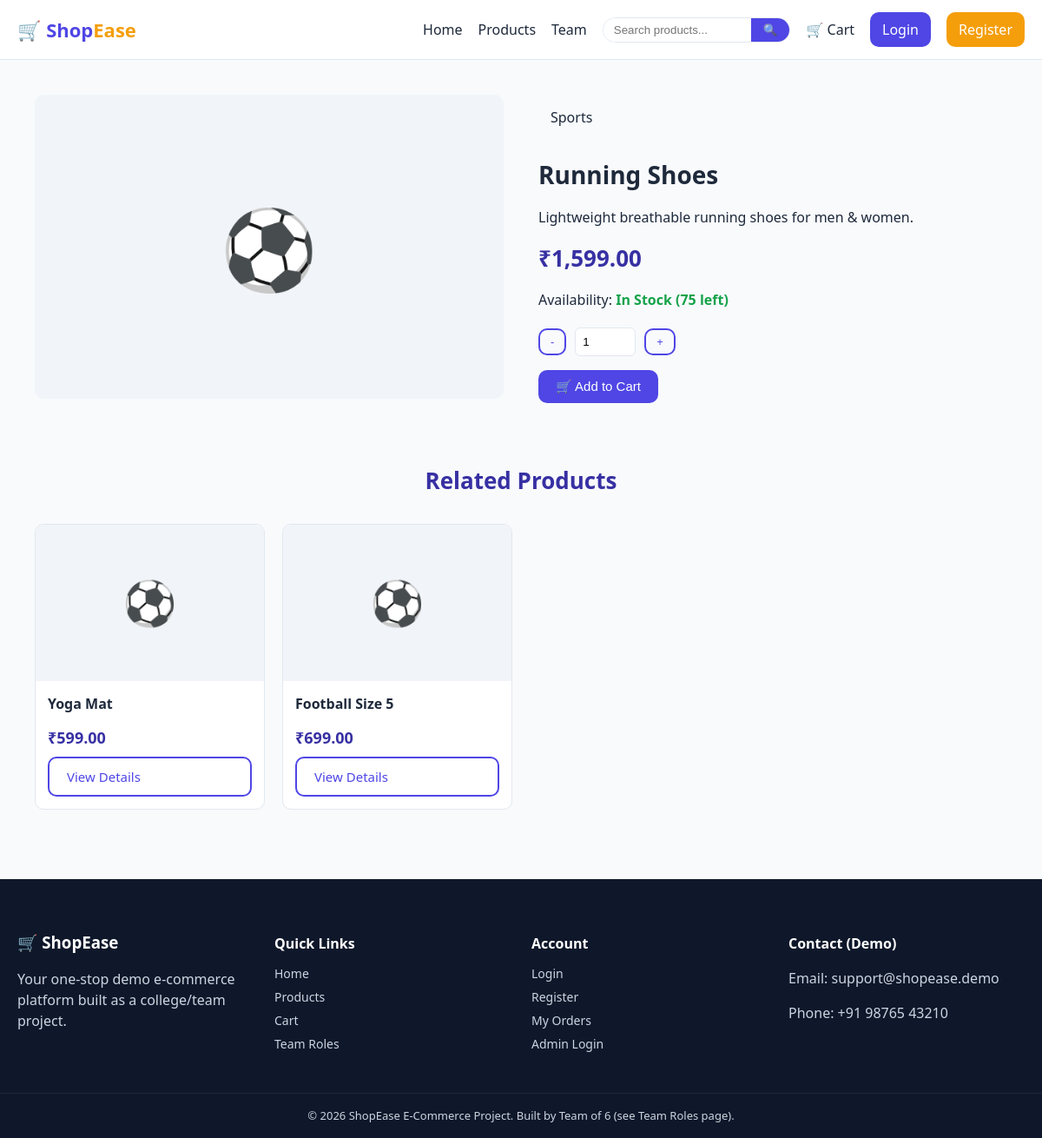
The app's page /product-details.php?id=12 with its own data.
### tables this page shows
CREATE TABLE IF NOT EXISTS products (
    id INT AUTO_INCREMENT PRIMARY KEY,
    name VARCHAR(150) NOT NULL,
    description TEXT,
    price DECIMAL(10,2) NOT NULL,
    image VARCHAR(255) DEFAULT 'no-image.png',
    category_id INT,
    stock INT DEFAULT 100,
    created_at DATETIME DEFAULT CURRENT_TIMESTAMP,
    FOREIGN KEY (category_id) REFERENCES categories(id) ON DELETE SET NULL
);

CREATE TABLE IF NOT EXISTS categories (
    id INT AUTO_INCREMENT PRIMARY KEY,
    name VARCHAR(100) NOT NULL
);

### includes/helpers.php (called while the page is built, shortened)
<?php
function categoryEmoji($category_id) {
    $map = [
        1 => '💻',
        2 => '👕',
        3 => '🍳',
        4 => '📚',
        5 => '⚽',
    ];
    return isset($map[$category_id]) ? $map[$category_id] : '📦';
}
?>

### product-details.php (the view, shortened to what this page needs)
<?php
require_once __DIR__ . '/config/db.php';
require_once __DIR__ . '/includes/helpers.php';
$id = isset($_GET['id']) ? (int) $_GET['id'] : 0;
$result = mysqli_query($conn, "SELECT * FROM products WHERE id = $id");
$product = mysqli_fetch_assoc($result);
$catRes = mysqli_query($conn, "SELECT name FROM categories WHERE id = " . (int)$product['category_id']);
$catName = $catRes && mysqli_num_rows($catRes) ? mysqli_fetch_assoc($catRes)['name'] : 'General';
include __DIR__ . '/includes/header.php';
$related = mysqli_query($conn, "SELECT * FROM products WHERE category_id = " . (int)$product['category_id'] . " AND id != $id LIMIT 4");
?>
<div class="container">
  <div class="product-details">
    <div class="product-image"><?php echo categoryEmoji($product['category_id']); ?></div>
    <div>
      <div class="product-info category-tag"><?php echo htmlspecialchars($catName); ?></div>
      <h1><?php echo htmlspecialchars($product['name']); ?></h1>
      <p><?php echo nl2br(htmlspecialchars($product['description'])); ?></p>
      <div class="price">₹<?php echo number_format($product['price'], 2); ?></div>
      <p>Availability:
        <?php if ($product['stock'] > 0): ?>
          <strong style="color: var(--success);">In Stock (<?php echo $product['stock']; ?> left)</strong>
        <?php else: ?>
          <strong style="color: var(--danger);">Out of Stock</strong>
        <?php endif; ?>
      </p>
      <?php if ($product['stock'] > 0): ?>
        <form action="cart.php" method="POST" style="margin-top:20px;">
          <div style="display:flex; align-items:center; margin-bottom: 16px;">
            <button type="button" class="btn btn-outline btn-sm" onclick="changeQty(-1)">-</button>
            <input type="number" id="qtyInput" name="quantity" value="1" min="1" max="<?php echo $product['stock']; ?>" class="qty-input" style="margin: 0 10px;">
            <button type="button" class="btn btn-outline btn-sm" onclick="changeQty(1)">+</button>
          </div>
          <button type="submit" class="btn">🛒 Add to Cart</button>
        </form>
      <?php endif; ?>
    </div>
  </div>
  <?php if (mysqli_num_rows($related) > 0): ?>
    <h2 class="section-title">Related Products</h2>
    <div class="product-grid">
      <?php while ($r = mysqli_fetch_assoc($related)): ?>
        <div class="product-card">
          <a href="product-details.php?id=<?php echo $r['id']; ?>">
            <div class="product-image"><?php echo categoryEmoji($r['category_id']); ?></div>
          </a>
          <div class="product-info">
            <h3><?php echo htmlspecialchars($r['name']); ?></h3>
            <div class="price">₹<?php echo number_format($r['price'], 2); ?></div>
            <a href="product-details.php?id=<?php echo $r['id']; ?>" class="btn btn-outline btn-block">View Details</a>
          </div>
        </div>
      <?php endwhile; ?>
    </div>
  <?php endif; ?>
</div>
<?php include __DIR__ . '/includes/footer.php'; ?>

### assets/css/style.css (style rules this page uses)
:root { --primary: #4f46e5; --primary-dark: #3730a3; --accent: #f59e0b; --danger: #dc2626; --success: #16a34a; --bg: #f8fafc; --card-bg: #ffffff; --text: #1e293b; --muted: #64748b; --border: #e2e8f0; --radius: 10px; }
* { box-sizing: border-box; }
body { margin: 0; font-family: 'Segoe UI', Arial, sans-serif; background: var(--bg); color: var(--text); line-height: 1.5; }
a { text-decoration: none; color: inherit; }
.container { max-width: 1200px; margin: 0 auto; padding: 0 20px; }
.btn { display: inline-block; padding: 10px 20px; background: var(--primary); color: #fff; border: none; border-radius: var(--radius); cursor: pointer; font-size: 15px; transition: background 0.2s ease, transform 0.1s ease; }
.btn-outline { background: transparent; border: 2px solid var(--primary); color: var(--primary); }
.btn-block { width: 100%; }
.btn-sm { padding: 6px 12px; font-size: 13px; }
.section-title { text-align: center; margin: 30px 0 20px; font-size: 26px; color: var(--primary-dark); }
.product-grid { display: grid; grid-template-columns: repeat(4, 1fr); gap: 20px; padding: 10px 20px 40px; }
.product-card { background: var(--card-bg); border: 1px solid var(--border); border-radius: var(--radius); overflow: hidden; display: flex; flex-direction: column; transition: transform 0.15s ease, box-shadow 0.15s ease; }
.product-image { height: 180px; background: #f1f5f9; display: flex; align-items: center; justify-content: center; font-size: 50px; }
.product-info { padding: 14px; flex: 1; display: flex; flex-direction: column; }
.product-info h3 { font-size: 16px; margin: 0 0 6px; }
.product-info .price { font-size: 18px; font-weight: 700; color: var(--primary-dark); margin: 8px 0; }
.product-info .btn { margin-top: auto; }
.product-details { display: grid; grid-template-columns: 1fr 1fr; gap: 40px; padding: 40px 20px; align-items: start; }
.product-details .product-image { height: 350px; font-size: 90px; border-radius: var(--radius); }
.product-details h1 { font-size: 28px; margin-bottom: 10px; }
.product-details .price { font-size: 26px; color: var(--primary-dark); font-weight: 800; margin: 14px 0; }
.qty-input { width: 70px; padding: 8px; border-radius: 6px; border: 1px solid var(--border); margin-right: 10px; }

### records on screen
products: category "⚽", name "Running Shoes", description "Lightweight breathable running shoes for men & women.", price "1,599.00", stock "75"
categories: name "Sports"
products: category "⚽", name "Yoga Mat", price "599.00"
products: category "⚽", name "Football Size 5", price "699.00"
